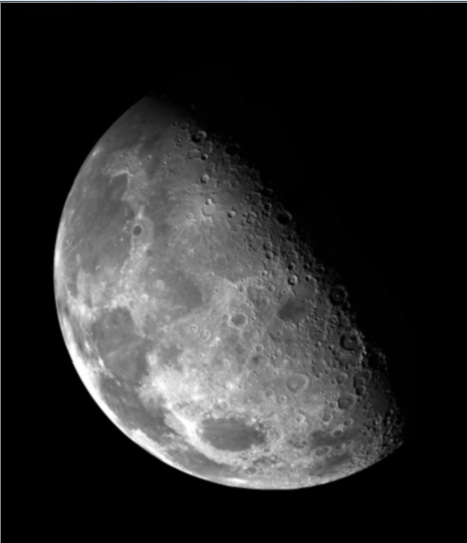
//> input picture optickaVzdialenost/moon.jpg, 467 x 543 px
$ ./Source   (built with g++ and OpenCV 4)
//> lines starting //> are read from the running program, lines starting //| are printed output that depends on the picture
#include <opencv2/core/core.hpp>
#include <opencv2/highgui/highgui.hpp>
#include <opencv2/imgproc/imgproc.hpp>

#include <iostream>

using namespace cv;
using namespace std;


int main(int /*argc*/, char** /*argv*/) {

	Mat img, imgLaplacian, imgResult;

	//------------------------------------------------------------------------------------------- test, first of all

	img = (Mat_<uchar>(4, 4) << 0, 1, 2, 3, 4, 5, 6, 7, 8, 9, 0, 11, 12, 13, 14, 15);

	// first, the good result
	Laplacian(img, imgLaplacian, CV_8UC1);
	cout << "let opencv do it" << endl;
	cout << imgLaplacian << endl;

	Mat kernel = (Mat_<float>(3, 3) <<
		0, 1, 0,
		1, -4, 1,
		0, 1, 0);
	int window_size = 3;

	// now, reaaallly by hand

	Mat frame, frame32;
	Rect roi;

	imgLaplacian = Mat::zeros(img.size(), CV_32F);

	for (int y = 0; y<img.rows - window_size / 2 - 1; y++) {
		for (int x = 0; x<img.cols - window_size / 2 - 1; x++) {
			roi = Rect(x, y, window_size, window_size);
			frame = img(roi);
			frame.convertTo(frame, CV_32F);
			frame = frame.mul(kernel);
			float v = sum(frame)[0];
			imgLaplacian.at<float>(y, x) = v;
		}
	}

	imgLaplacian.convertTo(imgLaplacian, CV_8U);
	cout << "dudee" << imgLaplacian << endl;

	// a little bit less "by hand"..
	// using cv::filter2D
	filter2D(img, imgLaplacian, -1, kernel);
	cout << imgLaplacian << endl;


	//------------------------------------------------------------------------------------------- real stuffs now
	img = imread("moon.jpg", 0); // load grayscale image
//> img: 543 rows x 467 cols, CV_8UC1; min 0, max 255, mean 43.4

	// ok, now try different kernel
	kernel = (Mat_<float>(3, 3) <<
		1, 1, 1,
		1, -8, 1,
		1, 1, 1); // another approximation of second derivate, more stronger


	filter2D(img, imgLaplacian, CV_32F, kernel);
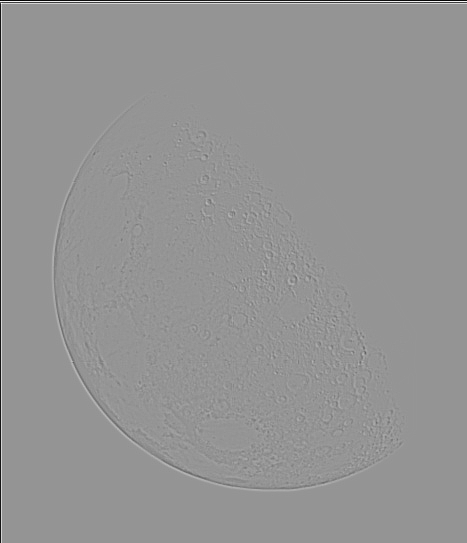
//> imgLaplacian: 543 rows x 467 cols, CV_32FC1; min -900, max 642, mean -1.6; drawn with min black and max white
	img.convertTo(img, CV_32F);
//> img: 543 rows x 467 cols, CV_32FC1
	imgResult = img - imgLaplacian;
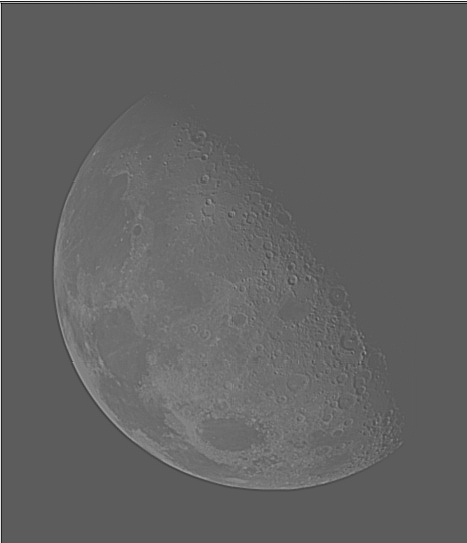
//> imgResult: 543 rows x 467 cols, CV_32FC1; min -642, max 1131, mean 45; drawn with min black and max white

	// convert back to 8bits gray scale
	imgResult.convertTo(imgResult, CV_8U);
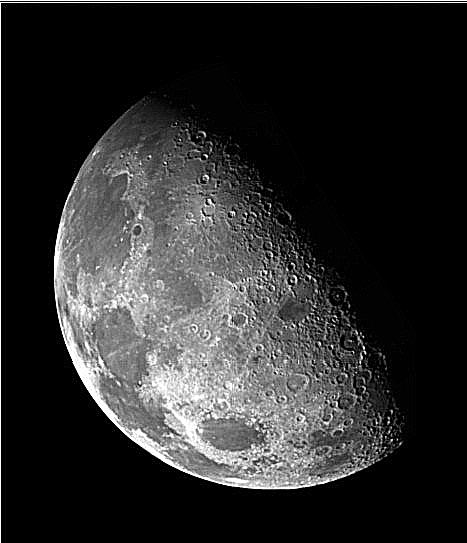
//> imgResult: 543 rows x 467 cols, CV_8UC1; min 0, max 255, mean 44.3
	imgLaplacian.convertTo(imgLaplacian, CV_8U);
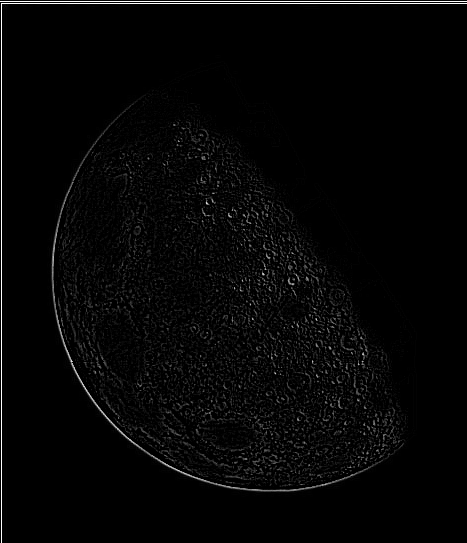
//> imgLaplacian: 543 rows x 467 cols, CV_8UC1; min 0, max 255, mean 5.8

	namedWindow("laplacian", CV_WINDOW_AUTOSIZE);
	imshow("laplacian", imgLaplacian);

	namedWindow("result", CV_WINDOW_AUTOSIZE);
	imshow("result", imgResult);

	while (true) {
		char c = (char)waitKey(10);
//> the Esc key is pressed
		if (c == 27) { break; }
	}

	return 0;
}
